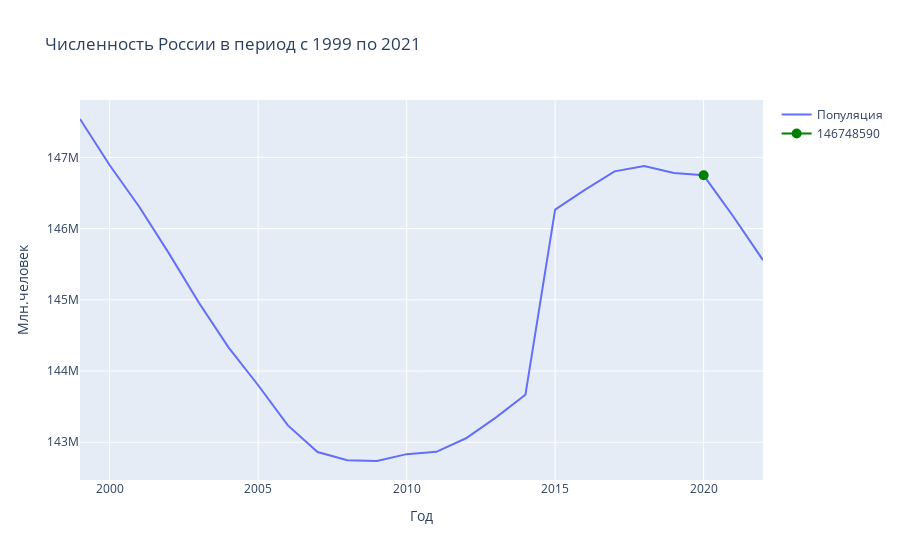

Notebook source saved alongside this figure:
### Markdown cell above
##### 1.2.1 Численность населения

### Code cell
# Численность населения по годам, расчитывается на 1 января каждого года
data_population = pd.read_excel('./social_russia_data/population.xlsx')
data_population = data_population.iloc[2:,:].drop(['Unnamed: 1'],axis=1)
col = ['Регион']
col +=[x for x in range(1999,2023,1)]

data_population.columns = col
data_population['Регион'] = data_population['Регион'].shift(1) 
mask = data_population[data_population['Регион']=='Российская Федерация'].T.reset_index()
mask = mask.iloc[1:,:].rename(columns={'index':'Год',3:'Численность в млн.'})


data_fig = [go.Scatter(x=mask['Год'],
                 y=mask['Численность в млн.'],
                 name='Популяция'),
                 go.Scatter(x=mask[mask['Год']==2020]['Год'],y=mask[mask['Год']==2020]['Численность в млн.'],
                         name=mask[mask['Год']==2020]['Численность в млн.'].iloc[0],
                         marker=dict(color='Green',
                         size=10))] 

data_layout = go.Layout(title='Численность России в период с 1999 по 2021',
                        legend=dict(x=5),
                        xaxis=dict(title='Год'),
                        yaxis=dict(title='Млн.человек'))

fig = go.Figure(data=data_fig,
                layout=data_layout)

fig.write_html('./grafic/my_graph_1.html')
fig.show()

### Figure 1 — Plotly figure (JSON) as saved in the notebook; plotly's stock layout.template omitted (floating-point values rounded to 4 significant figures)
{"data": [{"name": "Популяция", "type": "scatter", "x": [1999, 2000, 2001, 2002, 2003, 2004, 2005, 2006, 2007, 2008, 2009, 2010, 2011, 2012, 2013, 2014, 2015, 2016, 2017, 2018, 2019, 2020, 2021, 2022], "y": [147539426, 146890128, 146303611, 145649334, 144963650, 144333586, 143801046, 143236582, 142862692, 142747535, 142737196, 142833502, 142865433, 143056383, 143347059, 143666931, 146267288, 146544710, 146804372, 146880432, 146780720, 146748590, 146171015, 145557576]}, {"marker": {"color": "Green", "size": 10}, "name": "146748590", "type": "scatter", "x": [2020], "y": [146748590]}], "layout": {"legend": {"x": 5}, "title": {"text": "Численность России в период с 1999 по 2021"}, "xaxis": {"title": {"text": "Год"}}, "yaxis": {"title": {"text": "Млн.человек"}}}}
